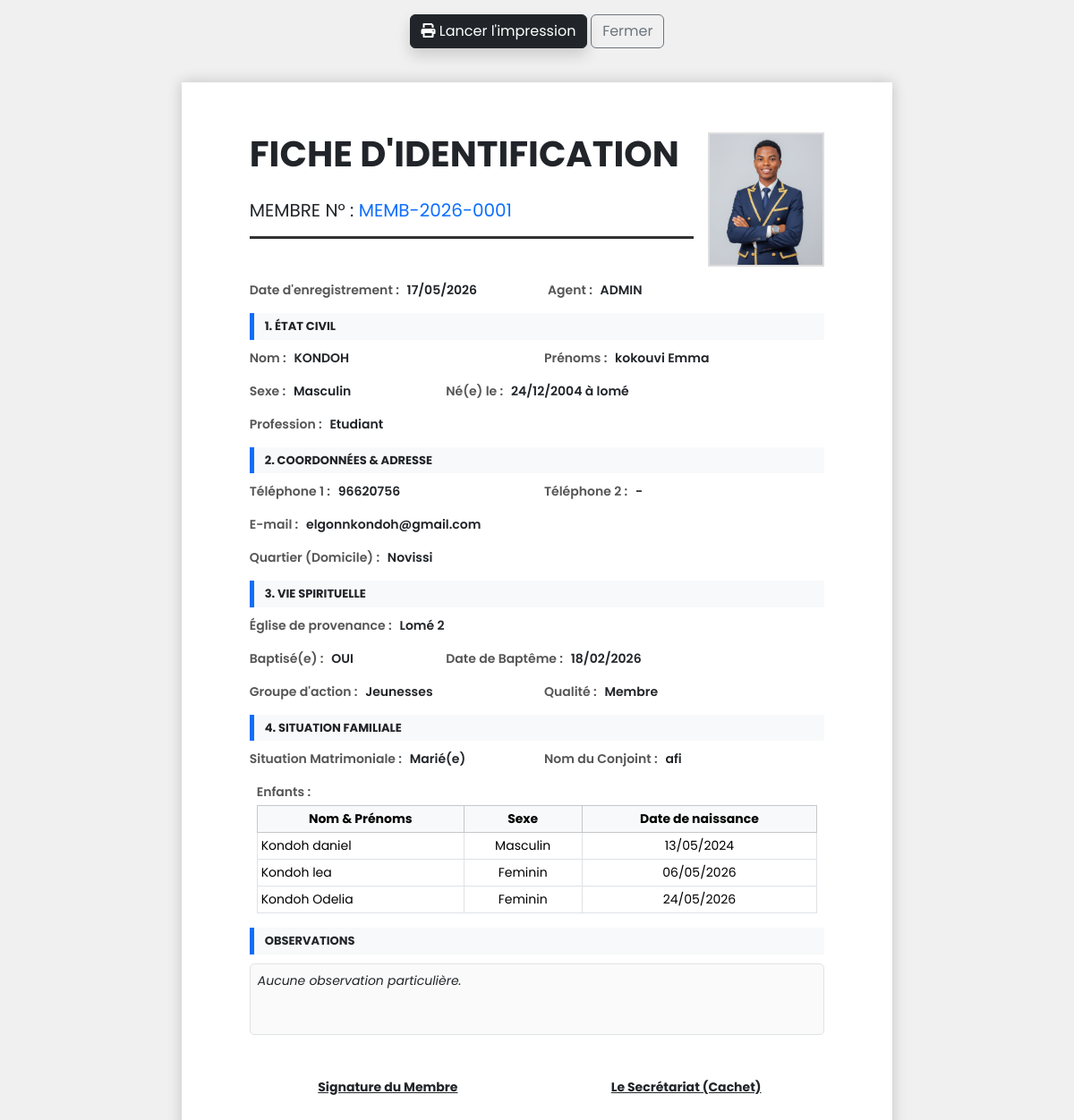
The page /membres/fiche.php?id=1 on the database its author committed.
### tables this page shows
CREATE TABLE IF NOT EXISTS `membres` (
  `id` int NOT NULL AUTO_INCREMENT,
  `matricule` varchar(20) NOT NULL,
  `nom` varchar(100) NOT NULL,
  `prenoms` varchar(150) NOT NULL,
  `sexe` enum('Masculin','Feminin') NOT NULL,
  `date_naissance` date DEFAULT NULL,
  `lieu_naissance` varchar(100) DEFAULT NULL,
  `profession` varchar(100) DEFAULT NULL,
  `eglise_provenance` varchar(150) DEFAULT NULL,
  `date_arrivee` date DEFAULT NULL,
  `baptise` tinyint(1) DEFAULT '0',
  `date_bapteme` date DEFAULT NULL,
  `lieu_bapteme` varchar(150) DEFAULT NULL,
  `engagement_moral` tinyint(1) DEFAULT '0',
  `groupe_action` enum('Hommes','Femmes','Jeunesses','Enfants') DEFAULT NULL,
  `qualite` enum('Membre','Ami','Enfant') DEFAULT NULL,
  `statut_membre` enum('Actif','Inactif','Abandon','Depart') DEFAULT 'Actif',
  `telephone1` varchar(20) DEFAULT NULL,
  `telephone2` varchar(20) DEFAULT NULL,
  `email` varchar(100) DEFAULT NULL,
  `quartier` varchar(100) DEFAULT NULL,
  `situation_matrimoniale` enum('Marié(e)','Célibataire','Veuf(ve)','Divorcé(e)') DEFAULT 'Célibataire',
  `date_mariage` date DEFAULT NULL,
  `lieu_mariage` varchar(150) DEFAULT NULL,
  `nom_conjoint` varchar(200) DEFAULT NULL,
  `nombre_enfants` int DEFAULT '0',
  `photo` varchar(255) DEFAULT NULL,
  `commentaire` text,
  `date_enregistrement` timestamp NULL DEFAULT CURRENT_TIMESTAMP,
  `utilisateur_id` int DEFAULT NULL,
  PRIMARY KEY (`id`),
  UNIQUE KEY `matricule` (`matricule`),
  KEY `utilisateur_id` (`utilisateur_id`)
);

CREATE TABLE IF NOT EXISTS `enfants` (
  `id` int NOT NULL AUTO_INCREMENT,
  `membre_id` int NOT NULL,
  `enfant_membre_id` int DEFAULT NULL,
  `nom` varchar(100) DEFAULT NULL,
  `prenoms` varchar(150) DEFAULT NULL,
  `sexe` enum('Masculin','Feminin') DEFAULT NULL,
  `date_naissance` date DEFAULT NULL,
  PRIMARY KEY (`id`),
  KEY `fk_enfants_parent` (`membre_id`),
  KEY `fk_enfants_membre_enfant` (`enfant_membre_id`)
);

### membres/fiche.php (the view, shortened to what this page needs)
<?php
require_once "../config/database.php";
$id = $_GET['id'] ?? null;
$stmt = $pdo->prepare("SELECT * FROM membres WHERE id = ?");
$stmt->execute([$id]);
$m = $stmt->fetch();
$enfants = $pdo->prepare("SELECT * FROM enfants WHERE membre_id = ?");
$enfants->execute([$id]);
$liste_enfants = $enfants->fetchAll();
$photo_folder = "../assets/uploads/membres/";
$photo_path = !empty($m['photo']) ? $photo_folder . $m['photo'] : '';
$display_photo = (!empty($m['photo']) && file_exists($photo_path) && $m['photo'] != 'default.png');
?>
<!DOCTYPE html>
<html lang="fr">
<head>
    <link href="https://cdn.jsdelivr.net/npm/bootstrap@5.3.3/dist/css/bootstrap.min.css" rel="stylesheet">
    <link rel="stylesheet" href="https://cdnjs.cloudflare.com/ajax/libs/font-awesome/6.0.0/css/all.min.css">
</head>
<body>
<div class="container text-center mt-3 no-print">
    <button onclick="window.print()" class="btn btn-dark ms-2 shadow"><i class="fa fa-print"></i> Lancer l'impression</button>
    <a href="voir.php?id=<?= $id ?>" class="btn btn-outline-secondary me-2">Fermer</a>
</div>
<div class="fiche-a4">
    <div class="bottom-border mb-3" style="display: flex; flex-wrap: nowrap; justify-content: space-between; align-items: flex-start;">
        <div class="header-fiche text-start flex-grow-1">
            <h1 class="fw-bold mb-4">FICHE D'IDENTIFICATION</h1>
            <p class="fs-5 mb-1">MEMBRE N° : <span class="text-primary"><?= htmlspecialchars($m['matricule'] ?? '') ?></span></p>
        </div>
        <div class="photo-cadre ms-3">
            <?php if($display_photo): ?>
                <img src="<?= htmlspecialchars($photo_path) ?>" alt="Photo">
            <?php endif; ?>
        </div>
    </div>
    <div class="row mb-2">
        <div class="col-6">
            <span class="info-label">Date d'enregistrement :</span>
            <span class="info-value"><?= (!empty($m['date_enregistrement']) && $m['date_enregistrement'] !== '0000-00-00') ? date('d/m/Y', strtotime($m['date_enregistrement'])) : '-' ?></span>
        </div>
        <div class="col-6 text-start">
            <span class="info-label">Agent :</span>
            <span class="info-value text-uppercase"><?= htmlspecialchars($_SESSION['user_nom'] ?? 'Admin') ?></span>
        </div>
    </div>
    <div class="section-title">1. État Civil</div>
    <div class="row g-3">
        <div class="col-6"><span class="info-label">Nom :</span> <span class="info-value text-uppercase"><?= htmlspecialchars($m['nom'] ?? '') ?></span></div>
        <div class="col-6"><span class="info-label">Prénoms :</span> <span class="info-value"><?= htmlspecialchars($m['prenoms'] ?? '') ?></span></div>
        <div class="col-4"><span class="info-label">Sexe :</span> <span class="info-value"><?= htmlspecialchars($m['sexe'] ?? '-') ?></span></div>
        <div class="col-8">
            <span class="info-label">Né(e) le :</span>
            <span class="info-value">
                <?= (!empty($m['date_naissance']) && $m['date_naissance'] !== '0000-00-00') ? date('d/m/Y', strtotime($m['date_naissance'])) : '-' ?>
                à <?= htmlspecialchars($m['lieu_naissance'] ?: '-') ?>
            </span>
        </div>
        <div class="col-12"><span class="info-label">Profession :</span> <span class="info-value"><?= htmlspecialchars($m['profession'] ?: '-') ?></span></div>
    </div>
    <div class="section-title">2. Coordonnées & Adresse</div>
    <div class="row g-3">
        <div class="col-6"><span class="info-label">Téléphone 1 :</span> <span class="info-value"><?= htmlspecialchars($m['telephone1'] ?: '-') ?></span></div>
        <div class="col-6"><span class="info-label">Téléphone 2 :</span> <span class="info-value"><?= htmlspecialchars($m['telephone2'] ?: '-') ?></span></div>
        <div class="col-12"><span class="info-label">E-mail :</span> <span class="info-value"><?= htmlspecialchars($m['email'] ?: 'Non renseigné') ?></span></div>
        <div class="col-12"><span class="info-label">Quartier (Domicile) :</span> <span class="info-value"><?= htmlspecialchars($m['quartier'] ?: '-') ?></span></div>
    </div>
    <div class="section-title">3. Vie Spirituelle</div>
    <div class="row g-3">
        <div class="col-12"><span class="info-label">Église de provenance :</span> <span class="info-value"><?= htmlspecialchars($m['eglise_provenance'] ?: 'Néant') ?></span></div>
        <div class="col-4"><span class="info-label">Baptisé(e) :</span> <span class="info-value"><?= !empty($m['baptise']) ? 'OUI' : 'NON' ?></span></div>
        <div class="col-8">
            <span class="info-label">Date de Baptême :</span>
            <span class="info-value"><?= (!empty($m['baptise']) && !empty($m['date_bapteme']) && $m['date_bapteme'] !== '0000-00-00') ? date('d/m/Y', strtotime($m['date_bapteme'])) : 'N/A' ?></span>
        </div>
        <div class="col-6"><span class="info-label">Groupe d'action :</span> <span class="info-value"><?= htmlspecialchars($m['groupe_action'] ?: 'Aucun') ?></span></div>
        <div class="col-6"><span class="info-label">Qualité :</span> <span class="info-value"><?= htmlspecialchars($m['qualite'] ?? 'Membre') ?></span></div>
    </div>
    <div class="section-title">4. Situation Familiale</div>
    <div class="row g-3 mb-2">
        <div class="col-6"><span class="info-label">Situation Matrimoniale :</span> <span class="info-value"><?= htmlspecialchars($m['situation_matrimoniale'] ?? '-') ?></span></div>
        <div class="col-6"><span class="info-label">Nom du Conjoint :</span> <span class="info-value"><?= htmlspecialchars($m['nom_conjoint'] ?: 'N/A') ?></span></div>
    </div>
    <div class="px-2 mt-3">
        <p class="info-label mb-1">Enfants :</p>
        <table class="table table-bordered table-sm align-middle">
            <thead class="table-light">
                <tr class="text-center">
                    <th>Nom & Prénoms</th>
                    <th>Sexe</th>
                    <th>Date de naissance</th>
                </tr>
            </thead>
            <tbody>
                <?php if(!empty($liste_enfants)): ?>
                    <?php foreach($liste_enfants as $e): ?>
                    <tr>
                        <td><?= htmlspecialchars(($e['nom'] ?? '') . ' ' . ($e['prenoms'] ?? '')) ?></td>
                        <td class="text-center"><?= htmlspecialchars($e['sexe'] ?? '-') ?></td>
                        <td class="text-center"><?= (!empty($e['date_naissance']) && $e['date_naissance'] !== '0000-00-00') ? date('d/m/Y', strtotime($e['date_naissance'])) : '-' ?></td>
                    </tr>
                    <?php endforeach; ?>
                <?php else: ?>
                    <tr><td colspan="3" class="text-center text-muted py-2">Aucun enfant enregistré</td></tr>
                <?php endif; ?>
            </tbody>
        </table>
    </div>
    <div class="section-title">Observations</div>
    <div class="border p-2 mb-4" style="min-height: 80px; font-style: italic; border-radius: 5px; background-color: #fafafa;">
        <?= nl2br(htmlspecialchars($m['commentaire'] ?: 'Aucune observation particulière.')) ?>
    </div>
    <div class="row mt-5">
        <div class="col-6 text-center">
            <p class="mb-5 fw-bold text-decoration-underline">Signature du Membre</p>
        </div>
        <div class="col-6 text-center">
            <p class="mb-5 fw-bold text-decoration-underline">Le Secrétariat (Cachet)</p>
        </div>
    </div>
</div>
</body>
</html>

### membres/fiche.php (style rules this page uses)
body { background: #f0f0f0; font-family: 'Poppins', sans-serif; font-size: 14px; }
.fiche-a4 { width: 210mm; min-height: 297mm; padding: 15mm 20mm; margin: 10mm auto; background: white; box-shadow: 0 0 15px rgba(0,0,0,0.2); position: relative; box-sizing: border-box; }
.header-fiche { border-bottom: 3px solid #333; margin-bottom: 20px; padding-bottom: 10px; }
.section-title { background: #f8f9fa; border-left: 5px solid #0d6efd; padding: 5px 12px; font-weight: bold; margin-top: 15px; margin-bottom: 10px; text-transform: uppercase; font-size: 13px; }
.photo-cadre { width: 130px; height: 150px; border: 2px solid #ddd; overflow: hidden; background: #fafafa; }
.photo-cadre img { width: 100%; height: 100%; object-fit: cover; }
.info-label { font-weight: 550; color: #555; }
.info-value { padding: 5px; font-weight: 600; }

### rows shown on the page
membres: matricule "MEMB-2026-0001", photo (picture), date_enregistrement "17/05/2026", nom "KONDOH", prenoms "kokouvi Emma", sexe "Masculin", date_naissance "24/12/2004", lieu_naissance "lomé", profession "Etudiant", telephone1 "96620756", telephone2 "-", email "elgonnkondoh@gmail.com", quartier "Novissi", eglise_provenance "Lomé 2", date_bapteme "18/02/2026", groupe_action "Jeunesses", qualite "Membre", situation_matrimoniale "Marié(e)", nom_conjoint "afi", commentaire "Aucune observation particulière."
enfants: nom+prenoms "Kondoh daniel", sexe "Masculin", date_naissance "13/05/2024"
enfants: nom+prenoms "Kondoh lea", sexe "Feminin", date_naissance "06/05/2026"
enfants: nom+prenoms "Kondoh Odelia", sexe "Feminin", date_naissance "24/05/2026"

### other values the page prints
$_SESSION['user_nom'] "ADMIN"
